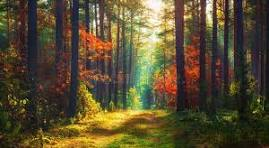
#> input picture computerVision/nature.jpeg, 269 x 148 px
$ python imageSegmentation.py
#> lines starting #> are read from the running program, lines starting #| are printed output that depends on the picture; after the words box and inside, x2 and y2 are one past the last pixel; in counts of white or black regions, pixels touching at a corner belong together
import cv2
import matplotlib.pyplot as plt


# Read the image
image = cv2.imread("nature.jpeg")
#> image is the input picture: shape (148, 269, 3); mean B, G, R 49, 77.6, 89.5

# Convert image to grayscale
gray = cv2.cvtColor(image, cv2.COLOR_BGR2GRAY)
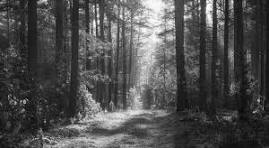
#> gray: shape (148, 269); min 1, max 254, mean 77.9

# Apply thresholding
threshold_value = 127
_, segmented = cv2.threshold(
    gray,
    threshold_value,
    255,
    cv2.THRESH_BINARY,
)
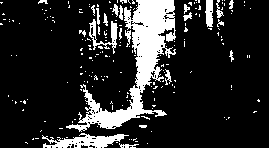
#> segmented: shape (148, 269); 16.2% white; 199 white regions (177 under 20 px), largest, box (x1, y1, x2, y2) and area: (66, 0, 176, 132) 4106, (42, 133, 129, 148) 679, (89, 19, 118, 54) 299

# Display images
plt.figure(figsize=(10, 5))

plt.subplot(1, 2, 1)
plt.imshow(cv2.cvtColor(image, cv2.COLOR_BGR2RGB))
plt.title("Original Image")
plt.axis("off")

plt.subplot(1, 2, 2)
plt.imshow(segmented, cmap="gray")
plt.title("Segmented Image")
plt.axis("off")

plt.show()
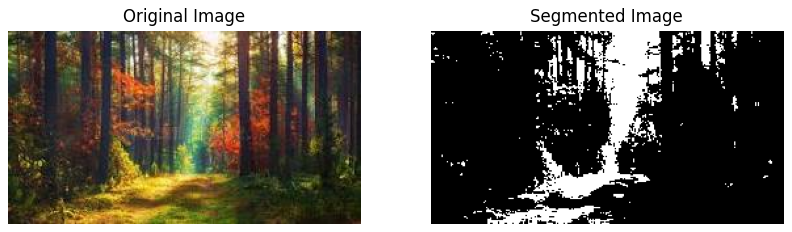
#> figure drawn by matplotlib, 2 panels
